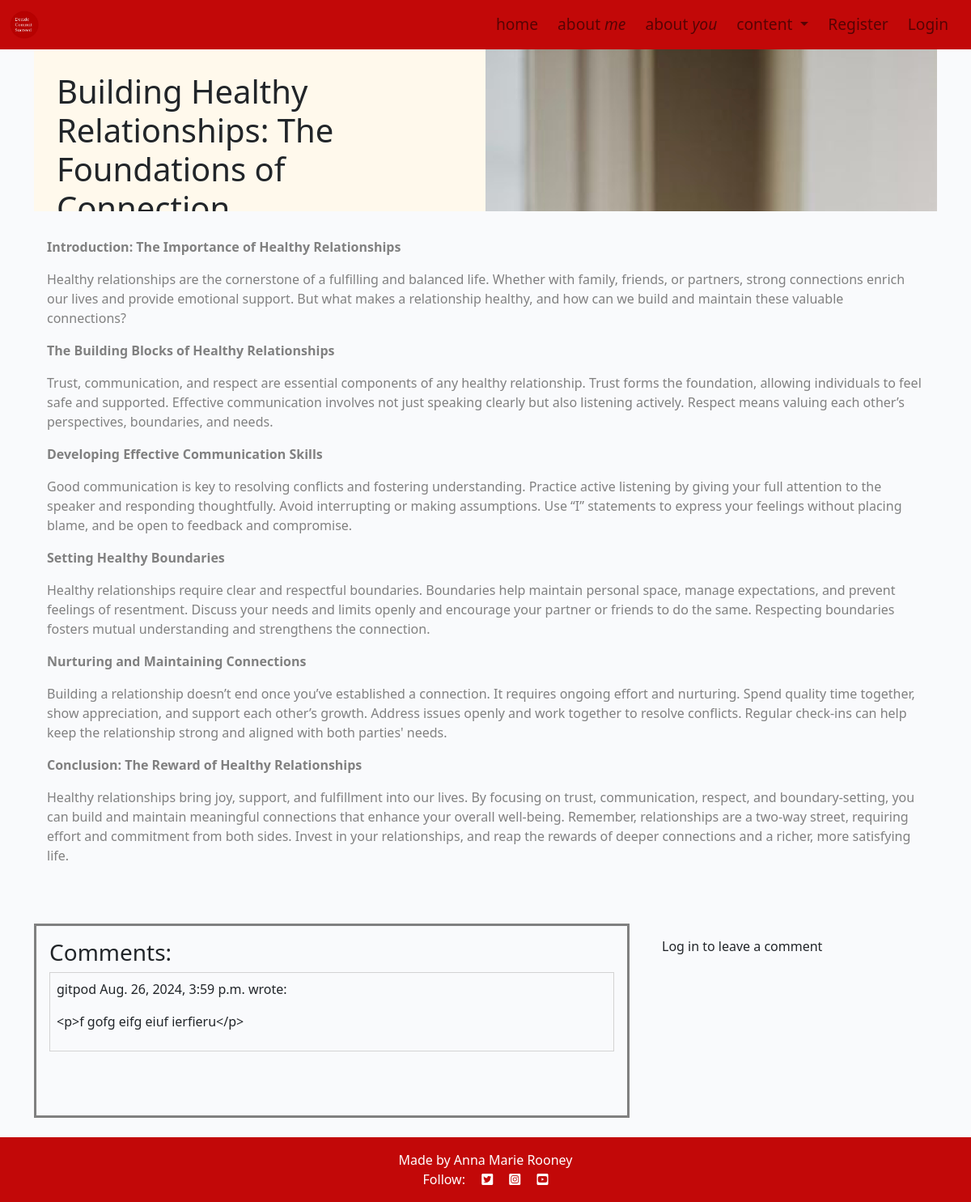
The app's page /building-healthy-relationships-foundations-of-connection/ with its own data.
### blog/models.py (models this page shows, shortened)
class Post(models.Model):
    title = models.CharField(max_length=200, unique=True)
    slug = models.SlugField(max_length=200, unique=True)
    author = models.ForeignKey(
        User, on_delete=models.CASCADE,
        related_name="blog_posts")
    featured_image = CloudinaryField('image', default='placeholder')
    excerpt = models.TextField(blank=True)
    content = models.TextField()
    created_on = models.DateTimeField(auto_now_add=True)
    updated_on = models.DateTimeField(auto_now=True)
    status = models.IntegerField(choices=STATUS, default=0)
    tags = TaggableManager(blank=True)
    mastimage = models.ImageField(upload_to='media/masthead_images/', blank=True, null=True, default='static/images/whiteboard.png')
    viewcount = models.PositiveIntegerField(default=0)  # View Count Field
    class Meta:
        ordering = ["-created_on"]

class Comment(models.Model):
    post = models.ForeignKey(
        Post, on_delete=models.CASCADE, related_name="comments")
    author = models.ForeignKey(
        User, on_delete=models.CASCADE, related_name="commenter")
    body = models.TextField()
    approved = models.BooleanField(default=False)
    created_on = models.DateTimeField(auto_now_add=True)
    class Meta:
        ordering = ["created_on"]

### blog/views.py (the view, shortened to what this page needs)
# urls.py: path('<slug:slug>/', views.post_detail, name='blogpost'),
def post_detail(request, slug):
    queryset = Post.objects.filter(status=1)
    post = get_object_or_404(queryset, slug=slug)
    masthead_image = post.mastimage
    comments = post.comments.all().order_by("-created_on")
    comment_count = post.comments.filter(approved=True).count()
    comment_form = CommentForm()
    return render(
        request,
        "blog/blogpost.html",
        {
            "post": post,
            "comments": comments,
            "comment_count": comment_count,
            "comment_form": comment_form,
            "mastimage": masthead_image,
        },
    )

### blog/templates/blog/blogpost.html (shortened to what this page needs)
{% extends "base.html" %}
{% load static %}
{% load crispy_forms_tags %}
{% block content %}
<div class="container-fluid">
  <div class="container">
      <div class="row g-0 overflow-hidden masthead">
          <div class="col-md-6 masthead-text">
              <h1 class="post-title">{{ post.title }}</h1>
          </div>
          <div class="d-none d-md-block col-md-6 masthead-image">
            {% if post.mastimage %}
                <img src="{{ post.mastimage.url }}" alt="Mast Image">
            {% else %}
            <img src="static/images/whiteboard.png" alt="Mast Image">
            {% endif %}
          </div>
      </div>
      <div class="row">
          <div class="col-12 card mb-4 mt-3">
              <div class="card-body">
                  <article class="card-text">
                      {{ post.content | safe }}
                  </article>
              </div>
          </div>
      </div>
  </div>
  <div class="container">
      <div class="row">
          <div class="col-md-8 card mb-4 mt-3">
              <div class="card-body commentdiv">
                <h3>Comments:</h3>
                {% if comments %}
                    {% for comment in comments %}
                        <div class="p-2 comments {% if not comment.approved and comment.author == user %} faded{% elif not comment.approved %} d-none{% endif %}">
                            <p class="font-weight-bold">
                            {{ comment.author }}
                            <span class="font-weight-normal">
                            {{ comment.created_on }}
                            </span> wrote:
                            </p>
                            <div id="comment{{ comment.id }}">
                            {{ comment.body | linebreaks }}
                            </div>
                        </div>
                        {% endfor %}
                        {% else %}
                        <p class="approval">There are no comments yet. Make one!</p>
                    {% endif %}
              </div>
          </div>
          <div class="col-md-4 card mb-4 mt-3">
              <div class="card-body">
                  {% if user.is_authenticated %}
                  <h3>Leave a comment:</h3>
                  <p>Posting as: {{ user.username }}</p>
                  <form id="commentForm" method="post" style="margin-top: 1.3em;">
                      {% csrf_token %}
                      {{ comment_form | crispy }}
                      <button id="submitButton" type="submit" class="btn btn-signup btn-lg">Submit</button>
                  </form>
                  {% else %}
                  <p>Log in to leave a comment</p>
                  {% endif %}
              </div>
          </div>
      </div>
  </div>
  </div>
{% endblock %}

### static/css/style.css (style rules this page uses)
body { background-color: white; }
.main-bg { background-color: #F9FAFC; }
.card { border: none; background-color: transparent; }
.card-text { color: grey; }
.masthead { height: 25vh; }
.masthead-text { background-color: #FFF9EC; color: #212529; position: relative; }
.masthead-image { position: relative; overflow: hidden; }
.post-title { padding: 5%; }
.comments { border: solid 0.5px; border-color: lightgrey; }
.commentdiv { overflow-y: auto; height: 30vh; border: solid grey; }

### records on screen
Post: title "Building Healthy Relationships: The Foundations of…", mastimage (picture), content "Introduction: The Importance of Healthy Relationships Healthy relationships are the cornerstone of a fulfilling and balanced life. Whether with family, friends, or partners, strong connections enrich our lives and provide emotional support. But what makes a relationship healthy, and how can we build and maintain these valuable connections? The Building Blocks of Healthy Relationships Trust, communication, and respect are essential components of any healthy relationship. Trust forms the foundation, allowing individuals to feel safe and supported. Effective communication involves not just speaking clearly but also listening actively. Respect means valuing each other’s perspectives,…"
Comment: author "gitpod", created_on "Aug. 26, 2024, 3:59 p.m.", body "<p>f gofg eifg eiuf ierfieru</p>"
